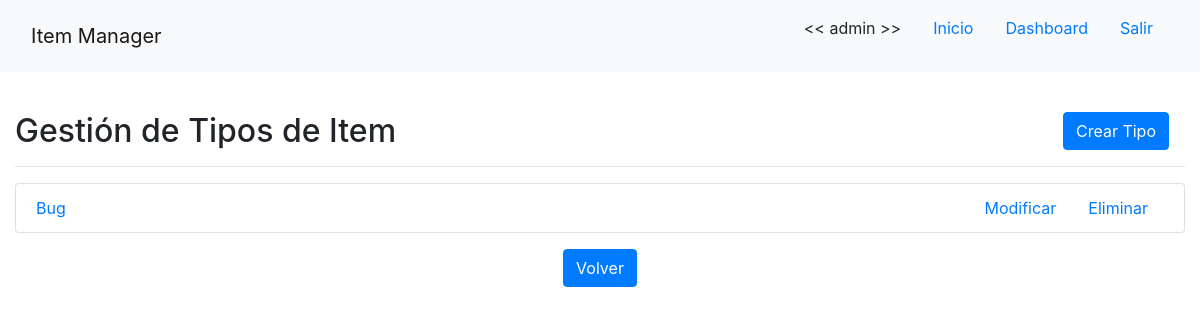
Before: /tipoitem/ (signed in) with the older database file.
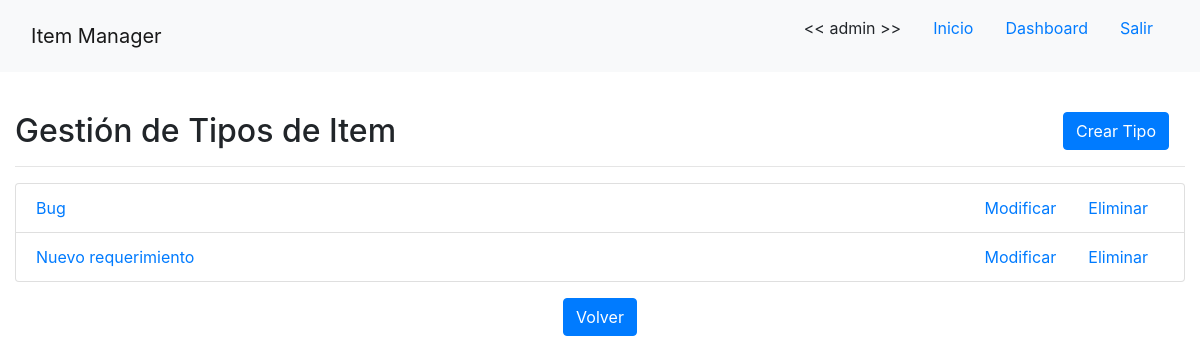
After: the same page with the newer database file.
### app/models/tipo_item.py (models this page shows, shortened)
class TipoItem(models.Model):
    nombre = models.CharField(verbose_name='nombre', max_length=255, unique=True)
    detalle = models.CharField(verbose_name='detalle', max_length=255)
    estado_inicial = models.ForeignKey(EstadoItem, verbose_name='estado inicial', on_delete=models.PROTECT)
    workflow = models.ManyToManyField(CambioEstado, verbose_name='workflow')

### app/views/tipo_item.py (the view)
# urls.py: path('tipoitem/', TipoItemListView.as_view(), name='tipoitem-list'),
class TipoItemListView(LoginRequiredMixin, ListView):
    template_name = 'app/tipo_item_list.html'
    model = TipoItem
    queryset = TipoItem.objects.order_by('nombre')

### app/templates/app/tipo_item_list.html (shortened to what this page needs)
{% extends 'base.html' %}
{% load crispy_forms_tags %}
{% block content %}
    {% if user.is_staff %}
    <br>
    <h2>Gestión de Tipos de Item
    <div class="float-right"><a class="btn btn-primary mx-3 float-right" href="{% url 'tipoitem-create' %}">Crear Tipo</a></div>
    </h2>
    <hr>
    <ul class="list-group">
        {% for tipo in object_list %}
            <li class="list-group-item">
                <a href="{% url 'tipoitem-detail' tipo.id %}">
                    <div class="float-left">{{ tipo.nombre }}</div>
                </a>
                <div>
                    <a class="mx-3 float-right" href="{% url 'tipoitem-delete' tipo.id %}">Eliminar</a>
                    <a class="mx-3 float-right" href="{% url 'tipoitem-update' tipo.id %}">Modificar</a>
                </div>
            </li>
        {% endfor %}
    </ul>
    <div class="text-center mt-3">
        <a class="btn btn-primary" href="{% url 'dashboard' %}">Volver</a>
    </div>
    {% else %}
        <br>
        <h2>No tiene los permisos necesarios para ver esta página!</h2>
        <a class="btn btn-primary" href="{% url 'home' %}">Volver al Inicio</a>
    {% endif %}
{% endblock %}

Changed rows visible on the page:
added TipoItem: nombre "Nuevo requerimiento"
